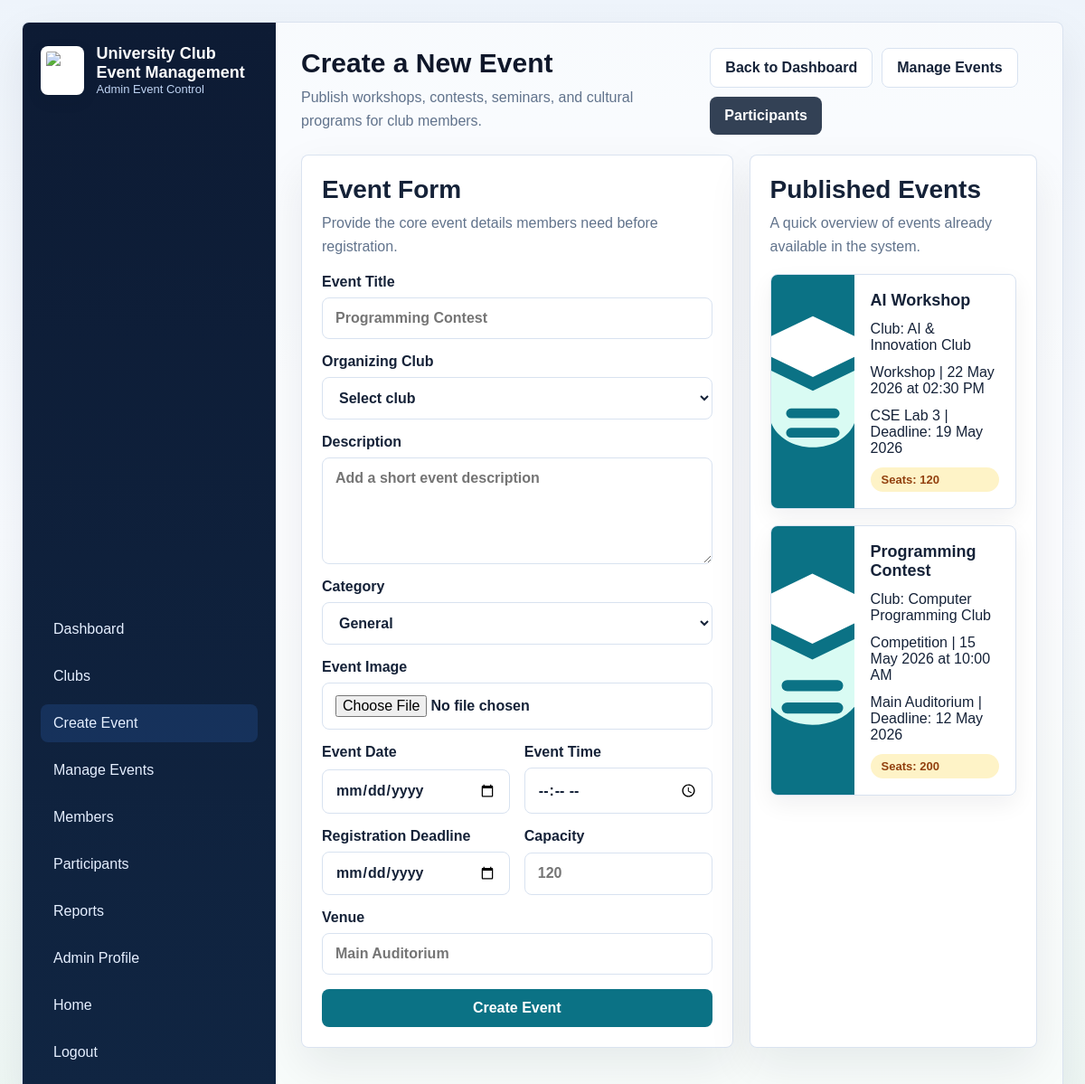
The page /admin/create-event.php (signed in) on the database its author committed.
### tables this page shows
CREATE TABLE IF NOT EXISTS events (
    event_id INT AUTO_INCREMENT PRIMARY KEY,
    club_id INT DEFAULT NULL,
    title VARCHAR(200) NOT NULL,
    description TEXT,
    image_path VARCHAR(255) DEFAULT NULL,
    category VARCHAR(80) DEFAULT 'General',
    event_date DATE NOT NULL,
    event_time TIME DEFAULT NULL,
    registration_deadline DATE DEFAULT NULL,
    venue VARCHAR(150) NOT NULL,
    capacity INT NOT NULL,
    created_by INT DEFAULT NULL,
    created_at TIMESTAMP DEFAULT CURRENT_TIMESTAMP,
    CONSTRAINT chk_events_capacity CHECK (capacity > 0 AND capacity <= 500),
    CONSTRAINT fk_events_club FOREIGN KEY (club_id) REFERENCES clubs(club_id) ON DELETE SET NULL,
    CONSTRAINT fk_events_admin FOREIGN KEY (created_by) REFERENCES admins(admin_id) ON DELETE SET NULL
);

CREATE TABLE IF NOT EXISTS clubs (
    club_id INT AUTO_INCREMENT PRIMARY KEY,
    name VARCHAR(150) NOT NULL UNIQUE,
    category VARCHAR(80) DEFAULT 'General',
    advisor_name VARCHAR(120) DEFAULT NULL,
    advisor_email VARCHAR(120) DEFAULT NULL,
    description TEXT,
    logo_path VARCHAR(255) DEFAULT 'assets/images/club_logo.svg',
    status ENUM('active', 'inactive') DEFAULT 'active',
    created_at TIMESTAMP DEFAULT CURRENT_TIMESTAMP
);

### backend/db.php (called while the page is built, shortened)
<?php
function e(string $value): string
{
    return htmlspecialchars($value, ENT_QUOTES, 'UTF-8');
}
function eventImageUrl(?string $path, string $prefix = ''): string
{
    $cleanPath = trim((string) $path);
    if ($cleanPath !== '') {
        return e($prefix . ltrim($cleanPath, '/'));
    }
    return e($prefix . 'assets/images/club_logo.svg');
}

### admin/create-event.php (the view, shortened to what this page needs)
<?php
require_once __DIR__ . '/../backend/db.php';
$eventList = $conn->query(
    'SELECT e.title, e.image_path, e.category, e.event_date, e.event_time, e.registration_deadline,
            e.venue, e.capacity, c.name AS club_name
     FROM events e
     LEFT JOIN clubs c ON c.club_id = e.club_id
     ORDER BY e.event_date DESC'
);
?>
<!DOCTYPE html>
<html lang="en">
<head>
    <link rel="stylesheet" href="../student/style.css">
</head>
<body class="app-page">
    <div class="app-shell">
        <aside class="sidebar">
            <div>
                <div class="brand-row">
                    <img src="../assets/images/puc_logo.png" alt="PUC Logo" class="brand-logo">
                    <div class="brand-copy">
                        <strong>University Club Event Management</strong>
                        <span>Admin Event Control</span>
                    </div>
                </div>
            </div>
            <div>
                <nav class="nav-links">
                    <a href="admin-dashboard.php">Dashboard</a>
                    <a href="manage-clubs.php">Clubs</a>
                    <a href="create-event.php" class="active">Create Event</a>
                    <a href="manage-events.php">Manage Events</a>
                    <a href="manage-students.php">Members</a>
                    <a href="manage-participants.php">Participants</a>
                    <a href="reports.php">Reports</a>
                    <a href="profile.php">Admin Profile</a>
                    <a href="../index.php">Home</a>
                    <a href="../backend/logout.php?admin=1">Logout</a>
                </nav>
            </div>
        </aside>
        <main class="content">
            <section class="topbar">
                <div>
                    <h1>Create a New Event</h1>
                    <p class="muted">Publish workshops, contests, seminars, and cultural programs for club members.</p>
                </div>
                <div class="topbar-actions">
                    <a class="button-link ghost" href="admin-dashboard.php">Back to Dashboard</a>
                    <a class="button-link ghost" href="manage-events.php">Manage Events</a>
                    <a class="button-link secondary" href="manage-participants.php">Participants</a>
                </div>
            </section>
            <div class="panel-grid">
                <section class="panel form-panel">
                    <div class="section-head">
                        <h2>Event Form</h2>
                        <p class="muted">Provide the core event details members need before registration.</p>
                    </div>
                    <form method="post" class="stack-form" enctype="multipart/form-data">
                        <label>
                            <span>Event Title</span>
                            <input type="text" name="title" placeholder="Programming Contest" required>
                        </label>
                        <label>
                            <span>Organizing Club</span>
                            <select name="club_id" required>
                                <option value="">Select club</option>
                            </select>
                        </label>
                        <label>
                            <span>Description</span>
                            <textarea name="description" rows="5" placeholder="Add a short event description"></textarea>
                        </label>
                        <label>
                            <span>Category</span>
                            <select name="category" required>
                                <option value="General">General</option>
                            </select>
                        </label>
                        <label>
                            <span>Event Image</span>
                            <input type="file" name="event_image" accept=".jpg,.jpeg,.png,.webp,image/jpeg,image/png,image/webp">
                        </label>
                        <div class="inline-grid">
                            <label>
                                <span>Event Date</span>
                                <input type="date" name="event_date" required>
                            </label>
                            <label>
                                <span>Event Time</span>
                                <input type="time" name="event_time">
                            </label>
                        </div>
                        <div class="inline-grid">
                            <label>
                                <span>Registration Deadline</span>
                                <input type="date" name="registration_deadline">
                            </label>
                            <label>
                                <span>Capacity</span>
                                <input type="number" name="capacity" min="1" max="500" placeholder="120" required>
                            </label>
                        </div>
                        <label>
                            <span>Venue</span>
                            <input type="text" name="venue" placeholder="Main Auditorium" required>
                        </label>
                        <button type="submit">Create Event</button>
                    </form>
                </section>
                <section class="panel">
                    <div class="section-head">
                        <h2>Published Events</h2>
                        <p class="muted">A quick overview of events already available in the system.</p>
                    </div>
                    <div class="card-grid">
                        <?php if (!$eventList || $eventList->num_rows === 0): ?>
                            <div class="empty-state">No events have been created yet.</div>
                        <?php else: ?>
                            <?php while ($event = $eventList->fetch_assoc()): ?>
                                <article class="event-media-card compact-card">
                                    <div class="event-thumb small-thumb">
                                        <img src="<?= eventImageUrl($event['image_path'], '../'); ?>" alt="<?= e($event['title']); ?>">
                                    </div>
                                    <div class="event-body">
                                        <strong><?= e($event['title']); ?></strong>
                                        <span>Club: <?= e($event['club_name'] ?: 'Unassigned'); ?></span>
                                        <span><?= e($event['category']); ?> | <?= e(date('d M Y', strtotime($event['event_date']))); ?><?= $event['event_time'] ? ' at ' . e(date('h:i A', strtotime($event['event_time']))) : ''; ?></span>
                                        <span><?= e($event['venue']); ?><?= $event['registration_deadline'] ? ' | Deadline: ' . e(date('d M Y', strtotime($event['registration_deadline']))) : ''; ?></span>
                                        <span class="status-badge status-pending">Seats: <?= e((string) $event['capacity']); ?></span>
                                    </div>
                                </article>
                            <?php endwhile; ?>
                        <?php endif; ?>
                    </div>
                </section>
            </div>
        </main>
    </div>
</body>
</html>

### rows shown on the page
events: image_path (picture), title "AI Workshop", club.name "AI & Innovation Club", category "Workshop", event_date "22 May 2026", event_time "02:30 PM", venue "CSE Lab 3", registration_deadline "19 May 2026", capacity "120"
events: image_path (picture), title "Programming Contest", club.name "Computer Programming Club", category "Competition", event_date "15 May 2026", event_time "10:00 AM", venue "Main Auditorium", registration_deadline "12 May 2026", capacity "200"
